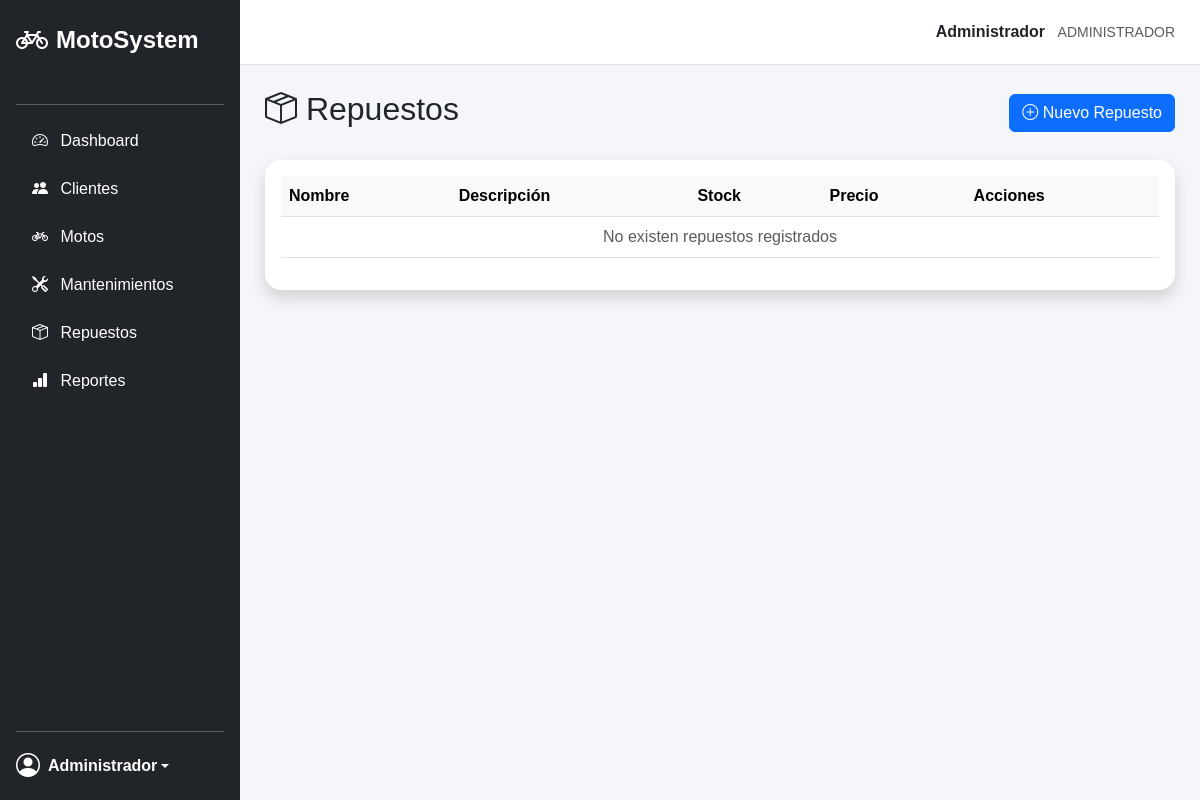
Before: /views/repuestos/index.php (signed in) with the older database file.
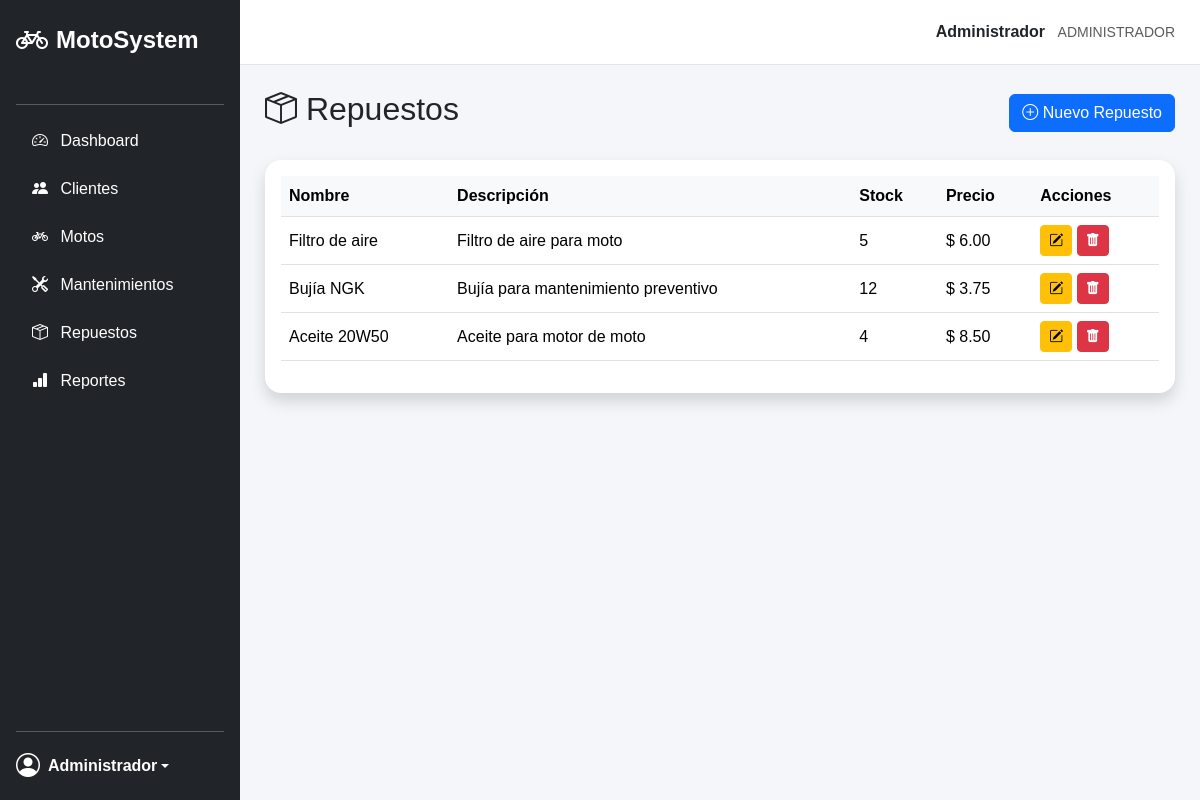
After: the same page with the newer database file.
### tables this page shows
CREATE TABLE repuestos (
    id_repuesto INT AUTO_INCREMENT PRIMARY KEY,
    nombre VARCHAR(100) NOT NULL,
    descripcion TEXT,
    stock INT NOT NULL DEFAULT 0,
    precio DECIMAL(10,2) NOT NULL DEFAULT 0.00,
    estado TINYINT DEFAULT 1,
    fecha_registro TIMESTAMP DEFAULT CURRENT_TIMESTAMP
);

### config/conexion.php (called while the page is built, shortened)
<?php
class Conexion
{
    private $host = "localhost";
    private $usuario = "root";
    private $password = "1234";
    private $base_datos = "sistema_motos";
    public function conectar()
    {
        $conexion = new mysqli(
            $this->host,
            $this->usuario,
            $this->password,
            $this->base_datos
        );
        $conexion->set_charset("utf8");
        return $conexion;
    }
}
?>

### models/Repuesto.php (called while the page is built, shortened)
<?php
require_once __DIR__ . "/../config/conexion.php";
class Repuesto {
    private $conexion;
    public function __construct() {
        $database = new Conexion();
        $this->conexion = $database->conectar();
    }
    public function obtenerTodos() {
        $sql = "SELECT * FROM repuestos
                WHERE estado = 1
                ORDER BY id_repuesto DESC";
        $resultado = $this->conexion->query($sql);
        $repuestos = [];
        while ($fila = $resultado->fetch_assoc()) {
            $repuestos[] = $fila;
        }
        return $repuestos;
    }
}
?>

### views/repuestos/index.php (the view, shortened to what this page needs)
<?php
require_once "../../models/Repuesto.php";
$modelo = new Repuesto();
$repuestos = $modelo->obtenerTodos();
?>
<div class="d-flex justify-content-between align-items-center mb-4">
    <h2>
        <i class="bi bi-box-seam"></i>
        Repuestos
    </h2>
    <a href="crear.php" class="btn btn-primary">
        <i class="bi bi-plus-circle"></i>
        Nuevo Repuesto
    </a>
</div>
<div class="card border-0 shadow rounded-4">
    <div class="card-body">
        <div class="table-responsive">
            <table class="table table-hover align-middle">
                <thead class="table">
                    <tr>
                        <th>Nombre</th>
                        <th>Descripción</th>
                        <th>Stock</th>
                        <th>Precio</th>
                        <th>Acciones</th>
                    </tr>
                </thead>
                <tbody>
                    <?php if (!empty($repuestos)): ?>
                        <?php foreach ($repuestos as $repuesto): ?>
                            <tr>
                                <td>
                                    <?php echo $repuesto["nombre"]; ?>
                                </td>
                                <td>
                                    <?php echo $repuesto["descripcion"]; ?>
                                </td>
                                <td>
                                    <?php echo $repuesto["stock"]; ?>
                                </td>
                                <td>
                                    $ <?php echo $repuesto["precio"]; ?>
                                </td>
                                <td>
                                    <a
                                        href="editar.php?id=<?php echo $repuesto['id_repuesto']; ?>"
                                        class="btn btn-warning btn-sm"
                                    >
                                        <i class="bi bi-pencil-square"></i>
                                    </a>
                                    <button
                                        type="button"
                                        class="btn btn-danger btn-sm btn-eliminar-repuesto"
                                        data-url="../../controllers/RepuestoController.php?eliminar=<?php echo $repuesto['id_repuesto']; ?>"
                                    >
                                        <i class="bi bi-trash-fill"></i>
                                    </button>
                                </td>
                            </tr>
                        <?php endforeach; ?>
                    <?php else: ?>
                        <tr>
                            <td colspan="5" class="text-center text-muted">
                                No existen repuestos registrados
                            </td>
                        </tr>
                    <?php endif; ?>
                </tbody>
            </table>
        </div>
    </div>
</div>
<?php
include "../layouts/app.php";
?>

Changed rows visible on the page:
added repuestos: nombre "Filtro de aire", descripcion "Filtro de aire para moto", stock "5", precio "6.00"
added repuestos: nombre "Bujía NGK", descripcion "Bujía para mantenimiento preventivo", stock "12", precio "3.75"
added repuestos: nombre "Aceite 20W50", descripcion "Aceite para motor de moto", stock "4", precio "8.50"
Other visible differences:
text no longer shown: "No existen repuestos registrados"
